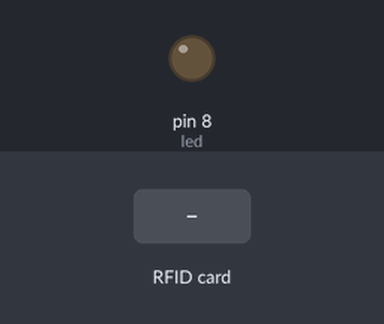
Recording of a sketch running on a simulated Arduino Uno, built with avr-gcc and run on an emulated ATmega328P. Parts: output pins drawn as LEDs (lit = HIGH). Dashed ring = blinking. The inputs (shaded band) are chosen by the test bench. Pins used as bus, display or sensor lines are not drawn; what the sketch prints to the serial monitor is not drawn.

Above: at 1.2 s.
1.3 s: RFID card 5E 7A 19 C4 held to the reader
At 1.56 s:
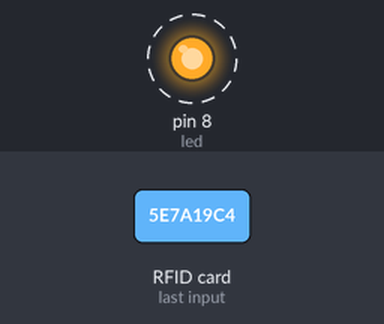
Timing chart, 0 to 10.3 s (numbered marks = the images above; inputs shaded):
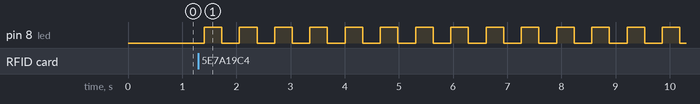

The sketch:

theRFID.ino
```cpp
#include <SPI.h>
#include <MFRC522.h>

#define RST_PIN         9                           //SDA: 10        SCK: 13         MOSI: 11          MISO: 12
#define SS_PIN          10                          //RST: 9         //Led: 8
#define MAX_IDS         5                              // Số lượng ID tối đa được chấp nhận

int acceptedIDs[MAX_IDS][4] = {
    {67, 102, 188, 149}, //cái thẻ
    // {60, 30, 106, 34}, #cái xanh tròn
    // Thêm các ID được chấp nhận khác ở đây
};

int led = 8;                                        // Pin số 8 kết nối với đèn LED

MFRC522 mfrc522(SS_PIN, RST_PIN);                   // Khởi tạo đối tượng MFRC522

void setup()
{
    Serial.begin(9600);                            // Khởi động Serial với baudrate 9600

    pinMode(led, OUTPUT);                           // Đặt chân điều khiển đèn LED là OUTPUT
    digitalWrite(led, LOW);                         // Tắt đèn LED

    SPI.begin();                                    // Khởi động giao tiếp SPI
    mfrc522.PCD_Init();                             // Khởi tạo module MFRC522
}

bool nhapnhay = false;                              // Biến kiểm soát nhấp nháy đèn
bool sang = false;                                  // Biến kiểm soát bật đèn
int time = 0;                                       // Biến đếm thời gian giữa các lần đọc thẻ
bool xung = true;                                   // Biến kiểm soát trạng thái của xung
void loop()
{
    if(sang){
        digitalWrite(led, HIGH);                    // Bật đèn LED
    }

    if(nhapnhay){
        Serial.println("ĐÈN NHẤP NHÁY");
        digitalWrite(led, xung);                    // Nhấp nháy đèn LED
        delay(200);
        xung = !xung;                               // Đảo trạng thái xung
    }
    if(time > 15){
        time = 0;                                   // Đặt lại thời gian nếu vượt quá 15
    }
    if(time > 0){
        time += 1;                                  // Tăng thời gian lên sau mỗi lần
    }
    delay(100); // Chỉnh thời gian giữa hai lần quẹt thẻ

    if ( ! mfrc522.PICC_IsNewCardPresent()) {       // Kiểm tra xem có thẻ RFID mới được đặt lên không
        return;                                     // Nếu không, thoát khỏi hàm loop()
    }

    if ( ! mfrc522.PICC_ReadCardSerial()) {         // Đọc dữ liệu từ thẻ RFID
        return;                                     // Nếu không đọc được, thoát khỏi hàm loop()
    }

    Serial.print("UID của thẻ: ");                  // In ra Serial UID của thẻ

    int UID[4];                                     // Mảng lưu trữ UID của thẻ
    for (byte i = 0; i < mfrc522.uid.size; i++) {   // Lặp qua từng byte của UID
        Serial.print(mfrc522.uid.uidByte[i] < 0x10 ? " 0" : " "); // In ra Serial mỗi byte, đảm bảo là 2 ký tự
        UID[i] = mfrc522.uid.uidByte[i];            // Lưu giá trị byte vào mảng UID
        Serial.print(UID[i]);                       // In giá trị byte ra Serial
    }

    Serial.println("   ");                           // In ra Serial dòng mới

    if (isAcceptedID(UID)) {                        // Kiểm tra xem UID có được chấp nhận không
        Serial.println("ĐÈN SÁNG");                // In ra Serial "ĐÈN SÁNG"
        nhapnhay = false;                           // Tắt chế độ nhấp nháy
        sang = true;                                // Bật chế độ bật đèn
        if(time > 0 && time < 15){
            sang = false;                          // Nếu đèn đã bật trong khoảng thời gian ngắn, tắt đèn
            digitalWrite(led, LOW);
            time = 0;                              // Đặt lại thời gian
        } else {
            time = 1;                              // Nếu không, đặt thời gian là 1
        }
    }
    else
    {
        nhapnhay = true;                           // Bật chế độ nhấp nháy
        sang = false;                              // Tắt chế độ bật đèn
    }

    mfrc522.PICC_HaltA();                         // Tạm dừng module MFRC522
    mfrc522.PCD_StopCrypto1();                     // Dừng tiến trình mã hóa
}

bool isAcceptedID(int UID[]) {
    for (int i = 0; i < MAX_IDS; i++) {
        bool match = true;
        for (int j = 0; j < 4; j++) {
            if (UID[j] != acceptedIDs[i][j]) {
                match = false;
                break;
            }
        }
        if (match) {
            return true; // UID khớp với một ID được chấp nhận
        }
    }
    return false; // Không có ID nào khớp
}
```

Measured:
- after the input at 1.3 s, pin 8 (led): alternates HIGH for 0.33 s and LOW for 0.33 s, starting after 0.11 s
